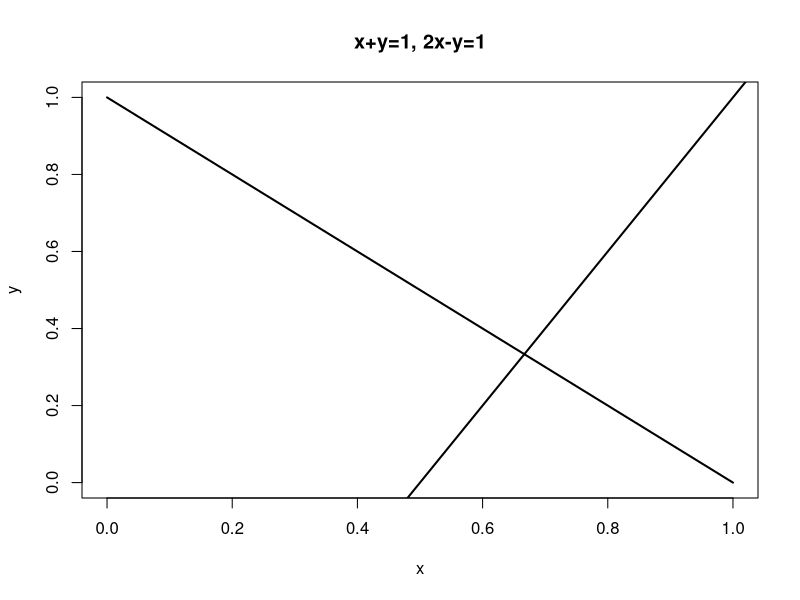

Here is the R script that generated this plot:
## ---- chunk 1
options(digits=3)
## ---- chunk 2
args(matrix)
# fill matrix by column (default)
matA = matrix(data=c(1,2,3,4,5,6), nrow=2, ncol=3)
matA
class(matA)
# fill matrix by row
matA = matrix(data=c(1,2,3,4,5,6), nrow=2, ncol=3, byrow=TRUE)
matA

## ---- chunk 3
dim(matA)
dimnames(matA)
dimnames(matA) = list(c("row1","row2"),c("col1","col2","col3"))
matA
colnames(matA) = c("Col1", "Col2", "Col3")
rownames(matA) = c("Row1", "Row2")
matA
## ---- chunk 4
# subset by position
matA[1, 2]
## ---- chunk 5
# subset by name
matA["Row1", "Col1"]
## ---- chunk 6
# extract first row
matA[1, ]
## ---- chunk 7
# extract 2nd column
matA[, 2]
## ---- chunk 8
# preserve dimension attributes using drop=FALSE
matA[1, , drop=FALSE]
matA[, 2, drop=FALSE]

## ---- chunk 9
xvec = c(1,2,3)
xvec
class(xvec)
dim(xvec)
names(xvec) = c("x1", "x2", "x3")
xvec

## ---- chunk 10
# coerce vector to class matrix: note column vector is created
xvec = as.matrix(xvec)
xvec
class(xvec)
# create row vector
xvec = c(1,2,3)
xvec = matrix(xvec, nrow=1)
xvec
## ---- chunk 11
matA = matrix(data=c(1,2,3,4,5,6), nrow=2, ncol=3, 
              byrow=TRUE)
t(matA)
xvec = c(1,2,3)
t(xvec)

## ---- chunk 12

matS = matrix(c(1,2,2,1),2,2)
matS
# check for symmetry
matS == t(matS)

## ---- chunk 13
matA = matrix(c(4,9,2,1),2,2, byrow=TRUE)
matB = matrix(c(2,0,0,7),2,2, byrow=TRUE)
matA
matB

## ---- chunk 14
# matrix addition
matC = matA + matB
matC
# matrix subtraction
matC = matA - matB
matC

## ---- chunk 15
matA = matrix(c(3,-1,0,5), 2, 2, 
              byrow=TRUE)
matA
matC = 2*matA
matC

## ---- chunk 16
matA = matrix(1:4,2,2, byrow=TRUE)
matB = matrix(c(1,2,1,3,4,2),2,3, byrow=TRUE)
matA
matB
dim(matA)
dim(matB)
## ---- chunk 17
matC = matA%*%matB
matC
## ---- chunk 18
# here B%*%A doesn't work b/c A and B are not comformable
# matB%*%matA
# Error in matB %*% matA : non-conformable arguments
## ---- chunk 19
matI = diag(2)
matI
## ---- chunk 20
matA = matrix(c(1,2,3,4), 2, 2, byrow=TRUE)
matI%*%matA
matA%*%matI

## ---- chunk 21
matD = diag(1:3)
matD
## ---- chunk 22
matA
matA.inv = solve(matA)
matA.inv
matA%*%matA.inv
matA.inv%*%matA

## ---- chunk 23
curve(1-x, 0, 1, lwd=2, ylab="y")
abline(a=-1, b=2, lwd=2)
title("x+y=1, 2x-y=1")

## ---- chunk 24
matA = matrix(c(1,1,2,-1), 2, 2, byrow=TRUE)
vecB = c(1,1)
matA.inv = solve(matA)
z = matA.inv%*%vecB
z

## ---- chunk 25
onevec = rep(1,3)
xvec = c(1,2,3)
# sum elements in x - returns 1 x 1 matrix
t(xvec)%*%onevec
# more efficient
crossprod(xvec, onevec)
# more efficient still - returns a number
sum(xvec)

## ---- chunk 26
xvec
t(xvec)%*%xvec
# more efficient
crossprod(xvec)
# most efficient
sum(xvec^2)

## ---- chunk 27
yvec = 4:6
xvec
yvec
t(xvec)%*%yvec
crossprod(yvec, xvec)
sum(xvec*yvec)
## ---- chunk 28
A11mat = matrix(c(1,2,5,6), 2, 2, byrow=TRUE)
A12mat = matrix(c(3,4,7,8), 2, 2, byrow=TRUE)
A21mat = matrix(c(9,10,13,14), 2, 2, byrow=TRUE)
A22mat = matrix(c(11,12,15,16), 2, 2, byrow=TRUE)
Amat = rbind(cbind(A11mat, A12mat), cbind(A21mat, A22mat))
Amat
## ---- chunk 29
library(Matrix)
Amat = matrix(c(1,3,5,2,4,6), 2, 3, byrow=TRUE)
as.numeric(rankMatrix(Amat))
## ---- chunk 30
Sigma = matrix(c(1, 0.75, 0.75, 1), 2, 2)
Sigma
## ---- chunk 31
C = chol(Sigma)
C
t(C)%*%C
## ---- chunk 32
Sigma = matrix(c(1, 1, 1, 1), 2, 2)
Sigma
chol(Sigma, pivot=TRUE)
